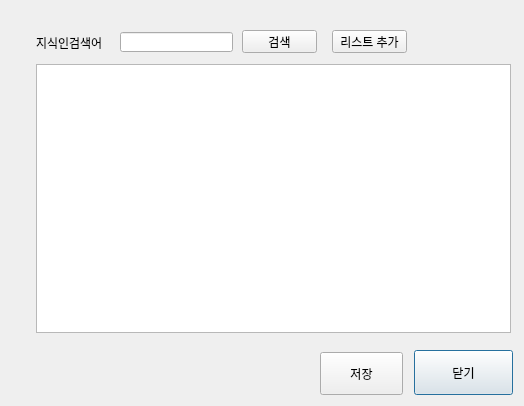
<?xml version="1.0" encoding="UTF-8"?>
<ui version="4.0">
 <class>Dialog</class>
 <widget class="QDialog" name="Dialog">
  <property name="geometry">
   <rect>
    <x>0</x>
    <y>0</y>
    <width>524</width>
    <height>406</height>
   </rect>
  </property>
  <property name="windowTitle">
   <string>Dialog</string>
  </property>
  <widget class="QPushButton" name="btn_close">
   <property name="geometry">
    <rect>
     <x>414</x>
     <y>350</y>
     <width>99</width>
     <height>45</height>
    </rect>
   </property>
   <property name="text">
    <string>닫기</string>
   </property>
  </widget>
  <widget class="QLabel" name="label">
   <property name="geometry">
    <rect>
     <x>36</x>
     <y>24</y>
     <width>85</width>
     <height>37</height>
    </rect>
   </property>
   <property name="text">
    <string>지식인검색어</string>
   </property>
  </widget>
  <widget class="QLineEdit" name="le_search">
   <property name="geometry">
    <rect>
     <x>120</x>
     <y>32</y>
     <width>113</width>
     <height>20</height>
    </rect>
   </property>
  </widget>
  <widget class="QPushButton" name="btn_search">
   <property name="geometry">
    <rect>
     <x>242</x>
     <y>30</y>
     <width>75</width>
     <height>23</height>
    </rect>
   </property>
   <property name="text">
    <string>검색</string>
   </property>
  </widget>
  <widget class="QListView" name="lv_search">
   <property name="geometry">
    <rect>
     <x>36</x>
     <y>64</y>
     <width>475</width>
     <height>269</height>
    </rect>
   </property>
  </widget>
  <widget class="QPushButton" name="btn_save">
   <property name="geometry">
    <rect>
     <x>320</x>
     <y>352</y>
     <width>83</width>
     <height>43</height>
    </rect>
   </property>
   <property name="text">
    <string>저장</string>
   </property>
  </widget>
  <widget class="QPushButton" name="btn_add">
   <property name="geometry">
    <rect>
     <x>332</x>
     <y>30</y>
     <width>75</width>
     <height>23</height>
    </rect>
   </property>
   <property name="text">
    <string>리스트 추가</string>
   </property>
  </widget>
 </widget>
 <resources/>
 <connections/>
</ui>
